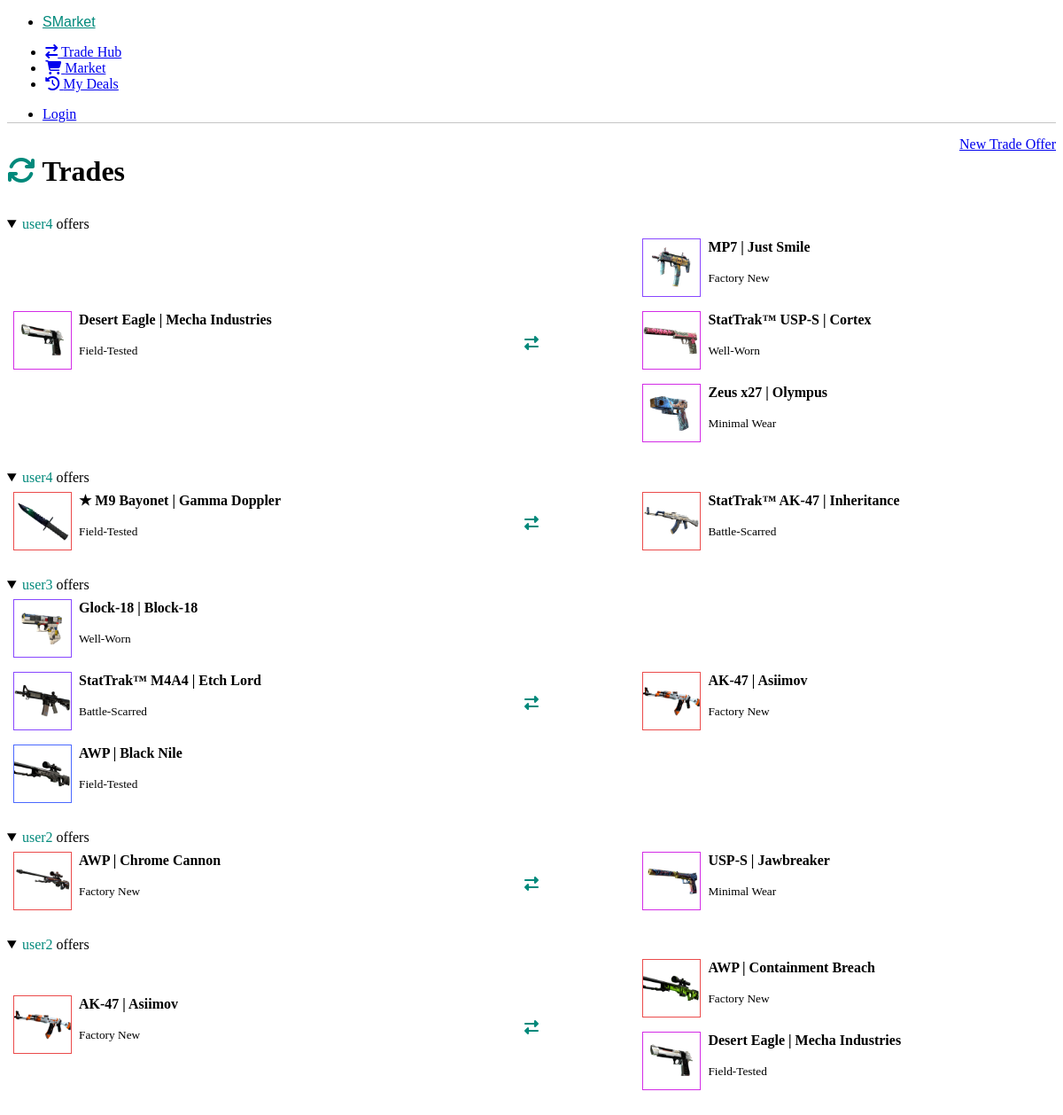
The page / on the database its author committed.
### trade_hub/models.py (models this page shows, shortened)
class Trade(models.Model):
    NEW = 'N'
    REVIEWING = 'RW'
    DECLINED = 'DC'
    CANCELED = 'CD'
    SUCCESS = 'SC'
    STATUSES = [
        (NEW, 'New'),
        (REVIEWING, 'In Review'),
        (DECLINED, 'Declined'),
        (CANCELED, 'Canceled'),
        (SUCCESS, 'Success'),
    ]
    id = models.UUIDField(default=uuid.uuid4, unique=True, primary_key=True, editable=False)
    creator = models.ForeignKey(Profile, on_delete=models.CASCADE, null=True, related_name="creator")
    second_party = models.ForeignKey(Profile, on_delete=models.CASCADE, null=True, blank=True, related_name="second_party")
    guarantor = models.ForeignKey(Profile, on_delete=models.CASCADE, null=True, blank=True, related_name="guarantor")
    status = models.CharField(max_length=2, choices=STATUSES, default=NEW)
    created = models.DateTimeField(auto_now_add=True)
    class Meta:
        ordering = ["-created"]

class TradeItem(models.Model):
    id = models.UUIDField(default=uuid.uuid4, unique=True, primary_key=True, editable=False)
    trade = models.ForeignKey(Trade, on_delete=models.CASCADE)
    user_item = models.ForeignKey(UserItem, on_delete=models.CASCADE, null=True, blank=True)
    item = models.ForeignKey(Item, on_delete=models.CASCADE, null=True, blank=True)
    user = models.ForeignKey(Profile, on_delete=models.CASCADE, null=True, blank=True)

class UserItem(models.Model):
    id = models.UUIDField(default=uuid.uuid4, unique=True, primary_key=True, editable=False)
    float = models.DecimalField(max_digits=18, decimal_places=17, blank=True, null=True)
    item = models.ForeignKey(Item, on_delete=models.CASCADE)
    user = models.ForeignKey(Profile, on_delete=models.CASCADE, null=True, blank=True)

class Item(models.Model):
    id = models.UUIDField(default=uuid.uuid4, unique=True, primary_key=True, editable=False)
    name = models.CharField(max_length=500)
    description = models.TextField(null=True, blank=True)
    stattrak = models.BooleanField(default=False)
    image = models.ImageField(blank=True, upload_to='items/', default='items/empty_trade_slot.png')
    game = models.ForeignKey("trade_hub.Game", on_delete=models.CASCADE)
    quality = models.ForeignKey("trade_hub.ItemQuality", on_delete=models.SET_NULL, null=True)
    exterior = models.ForeignKey("trade_hub.ItemExterior", on_delete=models.SET_NULL, null=True)
    class Meta:
        ordering = ["name"]
        unique_together = [['name', 'stattrak', 'quality', 'exterior']]

class ItemExterior(models.Model):
    id = models.UUIDField(default=uuid.uuid4, unique=True, primary_key=True, editable=False)
    name = models.CharField(max_length=500)
    game = models.ForeignKey("trade_hub.Game", on_delete=models.CASCADE)

### users/models.py (models this page shows, shortened)
class Profile(models.Model):
    user = models.OneToOneField(User, on_delete=models.CASCADE, null=True, blank=True)
    id = models.UUIDField(default=uuid.uuid4, unique=True, primary_key=True, editable=False)
    image = models.ImageField(null=True, blank=True, upload_to='profiles/', default='profiles/user-default.png')
    username = models.CharField(max_length=200, blank=True, null=True)
    email = models.EmailField(max_length=500, blank=True, null=True)
    registation_date = models.DateTimeField(auto_now_add=True)
    steam_id = models.PositiveBigIntegerField(null=True, blank=True)
    trade_url = models.CharField(max_length=500, null=True, blank=True)
    balance = models.DecimalField(max_digits=9, decimal_places=2, blank=True, null=True, default=0)
    discount = models.FloatField(default=0)
    total_trade_amount = models.FloatField(default=0.0)

### trade_hub/views.py (the view)
# urls.py: path('', include('trade_hub.urls')),
def trade_hub(request):
    trades = Trade.objects.filter(status=Trade.NEW)
    guarantor = request.user.groups.filter(name="guarantor").exists()
    context = {
        'trades': trades,
        'guarantor': guarantor,
    }
    return render(request, 'trade_hub/trade_hub.html', context=context)

### trade_hub/templates/trade_hub/trade_hub.html (shortened to what this page needs)
{% extends 'main.html' %}
{% load static%}
{% block content %}
<div class="container" id="trade-hub-container">
	<div class="tradehub-headline">
		<h1>
			<i class="fa-solid fa-arrows-rotate green-text"></i> Trades
		</h1>
        <div>
            <a href="{% url 'create-trade-offer' %}" role="button">New Trade Offer</a>
        </div>
	</div>
	{% for trade in trades %}
		<details open>
			<summary>
				<div class="trade-summary-div">
					<div><span class="green-text">{{trade.creator.username}}</span> offers</div>
				</div>
			</summary>
			<div class="trade-offer-block">
				<div class="offer-left">
					<table>
						<tbody>
							{% for tradeitem in trade.tradeitem_set.all %}
								{% if tradeitem.user == trade.creator %}
									<tr>
										<th scope="row">
											<img
												src="{% static tradeitem.user_item.item.image.url %}"
												alt=""
												class="offer-small-img"
												style="border-color: {{ tradeitem.user_item.item.quality.color_hex }}"
											/>
										</th>
										<td>
											<div>
												<strong>{% if tradeitem.user_item.item.stattrak %} StatTrak™ {% endif %}{{ tradeitem.user_item.item.name }}</strong>
												<p>
													<small> {{tradeitem.user_item.item.exterior.name}} </small>
												</p>
											</div>
										</td>
									</tr>
								{% endif %}
							{% endfor %}
						</tbody>
					</table>
				</div>
				<div>
					<i class="fa-solid fa-right-left green-text"></i>
				</div>
				<div class="offer-right">
					<table>
						<tbody>
							{% for tradeitem in trade.tradeitem_set.all %}
								{% if tradeitem.user == None %}
									<tr>
										<th scope="row">
											<img
												src="{% static tradeitem.item.image.url %}"
												alt=""
												class="offer-small-img"
												style="border-color: {{ tradeitem.item.quality.color_hex }}"
											/>
										</th>
										<td>
											<div>
												<strong>{% if tradeitem.item.stattrak %} StatTrak™ {% endif %}{{ tradeitem.item.name }}</strong>
												<p>
													<small> {{tradeitem.item.exterior.name}} </small>
												</p>
											</div>
										</td>
									</tr>
								{% endif %}
							{% endfor %}
						</tbody>
					</table>
				</div>
			</div>
		</details>
	{% endfor %}
	{% endblock content %}

### templates/main.html (shortened to what this page needs)
<!DOCTYPE html>
{% load static %}
<html lang="en">
	<head>
		<link
			rel="stylesheet"
			href="https://cdn.jsdelivr.net/npm/@picocss/pico@1/css/pico.min.css"
		/>
		<link
			href="https://fonts.cdnfonts.com/css/stereotones"
			rel="stylesheet"
		/>
		<link
			rel="stylesheet"
			href="https://cdn.jsdelivr.net/npm/@picocss/pico@next/css/pico.colors.min.css"
		/>
		<link rel="stylesheet" href="{% static 'css/styles.css' %}" />
	</head>
	<body>
		{% include 'navbar.html' %}
    {% block content%}
    {% endblock content %}
	</body>
</html>

### templates/navbar.html
<nav class="container-fluid">
	<ul>
		<li>
			<a href="{% url 'trade-hub' %}" class="contrast logo">SMarket</a>
		</li>
	</ul>
	<ul>
		<li class="nav-tabs">
			<a href="{% url 'trade-hub' %}"
				><i class="fa-solid fa-arrow-right-arrow-left"></i> Trade Hub</a
			>
		</li>
		<li class="nav-tabs">
			<a href="{% url 'market' %}">
        <i class="fa-solid fa-cart-shopping"></i> Market
      </a>
		</li>
    <li class="nav-tabs">
			<a href="{% url 'history' %}">
        <i class="fa-solid fa-clock-rotate-left"></i> My Deals
      </a>
		</li>
	</ul>
	<ul>
		{% if request.user.is_authenticated %}
		<li>
			<div class="balance">${{ request.user.profile.balance }}</div>
		</li>
		<li>
			<details role="list" dir="rtl">
				<summary aria-haspopup="listbox" role="link" class="secondary user-settings">
					<i class="fa-regular fa-user user-icon"></i>
				</summary>
				<ul role="listbox">
					<li>
						<a href="{% url 'profile' %}" data-theme-switcher="auto"
							>Profile</a
						>
					</li>
					{% for group in request.user.groups.all %}
						{% if 'guarantor' == group.name %}
						<li>
							<a
								href="{% url 'guarantor-hub' %}"
								data-theme-switcher="auto"
								>Guarantor Hub</a
							>
						</li>
						{% endif %}
					{% endfor %}
					<li>
						<a href="{% url 'logout' %}" data-theme-switcher="dark"
							>Logout</a
						>
					</li>
				</ul>
			</details>
		</li>
		{% else %}
		<li>
			<a href="{% url 'login' %}" data-theme-switcher="auto">Login</a>
		</li>
		{% endif %}
	</ul>
</nav>

### static/css/styles.css (style rules this page uses)
:root { --primary: #00897b; }
[data-theme="light"], :root:not([data-theme="dark"]) { --primary: #00897b; --primary-hover: #00796b; --primary-focus: rgba(0, 137, 123, 0.125); --primary-inverse: #fff; }
:root { --form-element-active-border-color: var(--primary); --form-element-focus-color: var(--primary-focus); --switch-color: var(--primary-inverse); --switch-checked-background-color: var(--primary); }
.logo { font-family: "Stereotones", sans-serif; color: var(--primary); }
.nav-tabs { margin-left: 0.2rem; margin-right: 0.2rem; }
nav { box-shadow: 0 1px 0 rgba(145, 145, 145, 0.521); }
.nav-tabs { transition: transform 0.3s ease-in-out; }
.tradehub-headline > h1 { margin-bottom: 2rem; }
.tradehub-headline { display: flex; justify-content: space-between; }
#trade-hub-container { margin-top: 1rem; }
.green-text { color: var(--primary); }
.trade-summary-div { display: inline-block; }
.offer-right { max-width: 40%; width: -webkit-fill-available; }
.offer-left { max-width: 40%; width: -webkit-fill-available; }
.offer-small-img { min-width: 4rem; width: 4rem; border: 1px solid; }
.trade-offer-block th { padding: 5px; }
.trade-offer-block { display: flex; justify-content: space-between; align-items: center; }
.trade-offer-block table { margin-bottom: 0.2rem; }

### rows shown on the page
Trade: creator.username "user4"
TradeItem: user_item.item_id (picture), user_item.item.name "Desert Eagle | Mecha Industries", user_item.item.exterior.name "Field-Tested"
TradeItem: item.image (picture), item.name "MP7 | Just Smile", item.exterior.name "Factory New"
TradeItem: item.image (picture), shows "StatTrak™", item.name "USP-S | Cortex", item.exterior.name "Well-Worn"
TradeItem: item.image (picture), item.name "Zeus x27 | Olympus", item.exterior.name "Minimal Wear"
Trade: creator.username "user4"
TradeItem: user_item.item_id (picture), user_item.item.name "★ M9 Bayonet | Gamma Doppler", user_item.item.exterior.name "Field-Tested"
TradeItem: item.image (picture), shows "StatTrak™", item.name "AK-47 | Inheritance", item.exterior.name "Battle-Scarred"
Trade: creator.username "user3"
TradeItem: user_item.item_id (picture), user_item.item.name "Glock-18 | Block-18", user_item.item.exterior.name "Well-Worn"
TradeItem: user_item.item_id (picture), shows "StatTrak™", user_item.item.name "M4A4 | Etch Lord", user_item.item.exterior.name "Battle-Scarred"
TradeItem: user_item.item_id (picture), user_item.item.name "AWP | Black Nile", user_item.item.exterior.name "Field-Tested"
TradeItem: item.image (picture), item.name "AK-47 | Asiimov", item.exterior.name "Factory New"
Trade: creator.username "user2"
TradeItem: user_item.item_id (picture), user_item.item.name "AWP | Chrome Cannon", user_item.item.exterior.name "Factory New"
TradeItem: item.image (picture), item.name "USP-S | Jawbreaker", item.exterior.name "Minimal Wear"
Trade: creator.username "user2"
TradeItem: user_item.item_id (picture), user_item.item.name "AK-47 | Asiimov", user_item.item.exterior.name "Factory New"
TradeItem: item.image (picture), item.name "AWP | Containment Breach", item.exterior.name "Factory New"
TradeItem: item.image (picture), item.name "Desert Eagle | Mecha Industries", item.exterior.name "Field-Tested"
